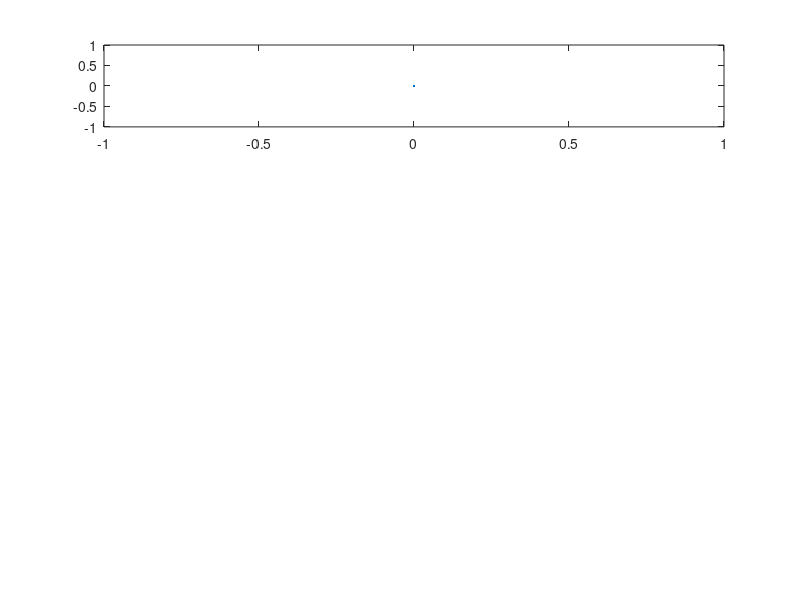

This figure's MATLAB source: (Note: this script raises an error after producing the figure.)
function output_data = K64_PID_matlab()
%K64_PID_matlab Communicate to FRDM board to start PID controller
%   See parameters below
    figure(1);  clf;       % Create an empty figure to update later
    subplot(411)
    h1 = plot([0],[0]);
    h1.XData = []; h1.YData = [];
    ylabel('Position (rad)');
    
    subplot(412)
    h2 = plot([0],[0]);
    h2.XData = []; h2.YData = [];
    ylabel('Velocity (rad/s)');
    
    subplot(413)
    h3 = plot([0],[0]);
    h3.XData = []; h3.YData = [];
    ylabel('Voltage (V)');
    
    subplot(414)
    h4 = plot([0],[0]);
    h4.XData = []; h4.YData = [];
    ylabel('Current (A)');
    
    % This function will get called any time there is new data from
    % the FRDM board. Data comes in blocks, rather than one at a time.
    function my_callback(new_data)
        t       = new_data(:,1); % time
        angle   = new_data(:,2); % position
        vel     = new_data(:,3); % velocity
        volt    = new_data(:,4); % voltage
        current = new_data(:,5); % current
        N       = length(angle); % number of data points
        
        h1.XData(end+1:end+N) = t;   % Update subplot 1
        h1.YData(end+1:end+N) = angle;
        h2.XData(end+1:end+N) = t;   % Update subplot 2
        h2.YData(end+1:end+N) = vel;
        h3.XData(end+1:end+N) = t;   % Update subplot 3
        h3.YData(end+1:end+N) = volt;
        h4.XData(end+1:end+N) = t;   % Update subplot 4
        h4.YData(end+1:end+N) = current;
    end
    
    % Setup the communication between PC and FRDM board
    frdm_ip  = '192.168.1.100';     % FRDM board ip
    frdm_port= 11223;               % FRDM board port  
    params.callback = @my_callback; % callback function
    params.timeout  = 2;            % end of experiment timeout
    
    % Set experiment parameters
    angle_des = 1;    % Desired angle
    vel_des   = 0.0;  % Desired angular velocity
    % PID Controller Gains
    Kp        = 3;    % Proportional
    Ki        = 0.0;  % Integral
    Kd        = 0.0;  % Derivitive
    ExpTime   = 3;    % Expriement time
    
    % Pack experiment parameters
    input = [angle_des vel_des Kp Ki Kd ExpTime];
    
    % Number of report data from FRDM
    output_size = 5;  % time, angle, veloticy, voltage, current

    % Send data to FRDM board, run experiment.
    output_data = RunExperiment(frdm_ip,frdm_port,input,output_size,params);
    
end
